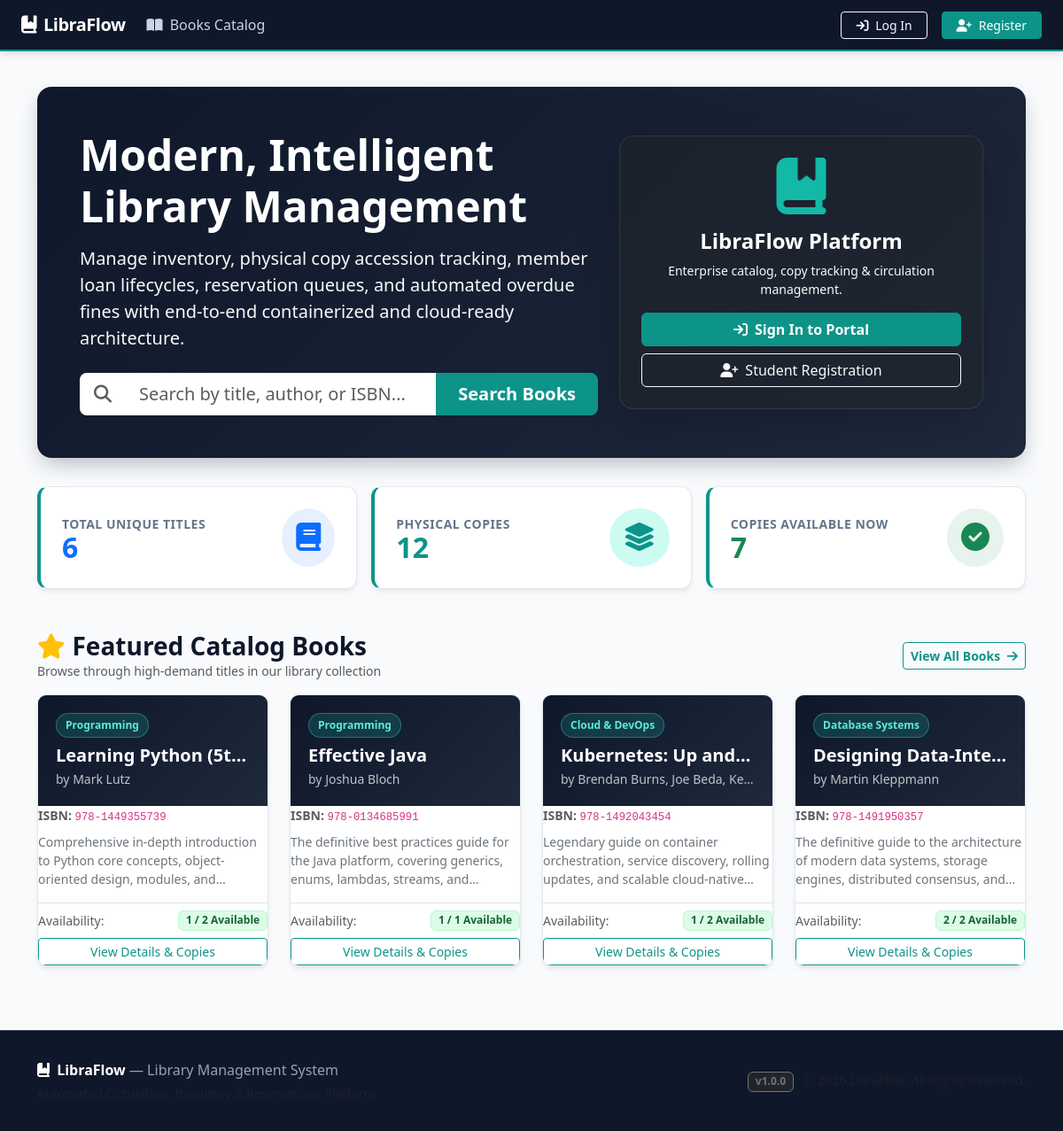
The page / on the database its author committed.
### tables this page shows
CREATE TABLE books (
    id INTEGER PRIMARY KEY AUTOINCREMENT,
    isbn TEXT UNIQUE NOT NULL,
    title TEXT NOT NULL,
    author TEXT NOT NULL,
    publisher TEXT NOT NULL,
    category TEXT NOT NULL,
    publication_year INTEGER NOT NULL,
    description TEXT,
    created_at TIMESTAMP DEFAULT CURRENT_TIMESTAMP
);

### app.py (the view)
    @app.route("/")
    def index():
        conn = get_db()
        total_books = conn.execute("SELECT COUNT(*) as count FROM books").fetchone()["count"]
        total_copies = conn.execute("SELECT COUNT(*) as count FROM book_copies").fetchone()["count"]
        available_copies = conn.execute("SELECT COUNT(*) as count FROM book_copies WHERE status = 'available'").fetchone()["count"]
        recent_books = conn.execute("""
            SELECT b.*,
                   (SELECT COUNT(*) FROM book_copies bc WHERE bc.book_id = b.id) as copy_count,
                   (SELECT COUNT(*) FROM book_copies bc WHERE bc.book_id = b.id AND bc.status = 'available') as avail_count
            FROM books b
            ORDER BY b.id DESC LIMIT 4
        """).fetchall()
        return render_template(
            "index.html",
            total_books=total_books,
            total_copies=total_copies,
            available_copies=available_copies,
            recent_books=recent_books
        )

### database/db.py (called while the page is built, shortened)
def get_db(db_path=None):
    if db_path is None:
        if has_app_context() and current_app.config.get("DATABASE_PATH"):
            db_path = current_app.config["DATABASE_PATH"]
        else:
            db_path = str(Path(__file__).resolve().parent / "libraflow.db")
    if has_app_context():
        if "_database" not in g:
            if db_path != ":memory:":
                Path(db_path).parent.mkdir(parents=True, exist_ok=True)
            conn = sqlite3.connect(db_path)
            conn.row_factory = sqlite3.Row
            conn.execute("PRAGMA foreign_keys = ON;")
            g._database = conn
        return g._database

### templates/index.html (shortened to what this page needs)
{% extends "base.html" %}
{% block content %}
<div class="container py-4">
  <div class="hero-banner p-4 p-md-5">
    <div class="row align-items-center">
      <div class="col-lg-7">
        <h1 class="display-5 fw-bold text-white mb-3">Modern, Intelligent Library Management</h1>
        <p class="lead text-light opacity-90 mb-4">
          Manage inventory, physical copy accession tracking, member loan lifecycles, reservation queues, and automated overdue fines with end-to-end containerized and cloud-ready architecture.
        </p>
        <form action="{{ url_for('books') }}" method="GET" class="d-flex gap-2">
          <div class="input-group input-group-lg shadow-sm">
            <span class="input-group-text bg-white border-0"><i class="fa-solid fa-magnifying-glass text-muted"></i></span>
            <input type="text" name="q" class="form-control border-0" placeholder="Search by title, author, or ISBN...">
            <button class="btn btn-primary px-4 fw-semibold" type="submit">Search Books</button>
          </div>
        </form>
      </div>
      <div class="col-lg-5 mt-4 mt-lg-0 text-center">
        <div class="p-4 rounded-4 bg-dark bg-opacity-50 border border-secondary border-opacity-25 shadow-lg">
          <i class="fa-solid fa-book-bookmark text-teal fa-4x mb-3" style="color: var(--lf-teal-light);"></i>
          <h4 class="text-white fw-bold">LibraFlow Platform</h4>
          <p class="text-light small mb-3">Enterprise catalog, copy tracking & circulation management.</p>
          {% if not current_user %}
            <div class="d-grid gap-2">
              <a href="{{ url_for('login') }}" class="btn btn-primary fw-semibold"><i class="fa-solid fa-arrow-right-to-bracket me-2"></i>Sign In to Portal</a>
              <a href="{{ url_for('register') }}" class="btn btn-outline-light"><i class="fa-solid fa-user-plus me-2"></i>Student Registration</a>
            </div>
          {% else %}
            <div class="alert alert-info py-2 mb-0">
              Logged in as <strong>{{ current_user.full_name }}</strong> ({{ current_user.role }})
            </div>
          {% endif %}
        </div>
      </div>
    </div>
  </div>
  <div class="row g-3 mb-5">
    <div class="col-md-4">
      <div class="stat-card">
        <div class="d-flex justify-content-between align-items-center">
          <div>
            <div class="stat-label">Total Unique Titles</div>
            <div class="stat-value text-primary">{{ total_books }}</div>
          </div>
          <div class="bg-primary bg-opacity-10 p-3 rounded-circle text-primary">
            <i class="fa-solid fa-book fa-2x"></i>
          </div>
        </div>
      </div>
    </div>
    <div class="col-md-4">
      <div class="stat-card">
        <div class="d-flex justify-content-between align-items-center">
          <div>
            <div class="stat-label">Physical Copies</div>
            <div class="stat-value text-teal" style="color: var(--lf-teal-primary);">{{ total_copies }}</div>
          </div>
          <div class="bg-teal bg-opacity-10 p-3 rounded-circle text-teal" style="background-color: var(--lf-teal-subtle); color: var(--lf-teal-primary);">
            <i class="fa-solid fa-layer-group fa-2x"></i>
          </div>
        </div>
      </div>
    </div>
    <div class="col-md-4">
      <div class="stat-card">
        <div class="d-flex justify-content-between align-items-center">
          <div>
            <div class="stat-label">Copies Available Now</div>
            <div class="stat-value text-success">{{ available_copies }}</div>
          </div>
          <div class="bg-success bg-opacity-10 p-3 rounded-circle text-success">
            <i class="fa-solid fa-circle-check fa-2x"></i>
          </div>
        </div>
      </div>
    </div>
  </div>
  <div class="d-flex justify-content-between align-items-center mb-3">
    <div>
      <h3 class="fw-bold mb-0 text-navy"><i class="fa-solid fa-star text-warning me-2"></i>Featured Catalog Books</h3>
      <p class="text-muted small mb-0">Browse through high-demand titles in our library collection</p>
    </div>
    <a href="{{ url_for('books') }}" class="btn btn-outline-primary btn-sm fw-semibold">
      View All Books <i class="fa-solid fa-arrow-right ms-1"></i>
    </a>
  </div>
  <div class="row g-4 mb-5">
    {% for book in recent_books %}
      <div class="col-md-6 col-lg-3">
        <div class="book-card h-100">
          <div class="book-card-header">
            <span class="category-pill">{{ book.category }}</span>
            <h5 class="card-title fw-bold text-white text-truncate mb-1" title="{{ book.title }}">{{ book.title }}</h5>
            <small class="text-light opacity-75 d-block text-truncate">by {{ book.author }}</small>
          </div>
          <div class="card-body d-flex flex-column justify-content-between">
            <div class="mb-3">
              <div class="small text-muted mb-2"><strong>ISBN:</strong> <code>{{ book.isbn }}</code></div>
              <p class="small text-secondary mb-0" style="display: -webkit-box; -webkit-line-clamp: 3; -webkit-box-orient: vertical; overflow: hidden;">
                {{ book.description or "No description provided." }}
              </p>
            </div>
            <div class="pt-2 border-top">
              <div class="d-flex justify-content-between align-items-center mb-2">
                <span class="small text-muted">Availability:</span>
                {% if book.avail_count > 0 %}
                  <span class="badge badge-status-available">{{ book.avail_count }} / {{ book.copy_count }} Available</span>
                {% else %}
                  <span class="badge badge-status-overdue">All Borrowed</span>
                {% endif %}
              </div>
              <a href="{{ url_for('book_detail', book_id=book.id) }}" class="btn btn-outline-primary btn-sm w-100">
                View Details & Copies
              </a>
            </div>
          </div>
        </div>
      </div>
    {% endfor %}
  </div>
</div>
{% endblock %}

### static/css/style.css (style rules this page uses)
:root { --lf-navy-dark: #0f172a; --lf-navy-surface: #1e293b; --lf-navy-border: #334155; --lf-teal-primary: #0d9488; --lf-teal-light: #14b8a6; --lf-teal-subtle: #ccfbf1; --lf-warm-cream: #fbfbfa; --lf-cream-accent: #fef3c7; --lf-text-dark: #0f172a; --lf-text-muted: #64748b; --lf-border-color: #e2e8f0; --lf-card-shadow: 0 4px 6px -1px rgba(0, 0, 0, 0.07), 0 2px 4px -2px rgba(0, 0, 0, 0.05); --lf-hover-shadow: 0 10px 15px -3px rgba(0, 0, 0, 0.1), 0 4px 6px -4px rgba(0, 0, 0, 0.05); }
body { font-family: 'Segoe UI', system-ui, -apple-system, sans-serif; background-color: #f8fafc; color: var(--lf-text-dark); min-height: 100vh; display: flex; flex-direction: column; }
.stat-card { background: #ffffff; border-radius: 12px; padding: 1.5rem; box-shadow: var(--lf-card-shadow); border: 1px solid var(--lf-border-color); border-left: 4px solid var(--lf-teal-primary); transition: transform 0.2s ease, box-shadow 0.2s ease; }
.stat-value { font-size: 2rem; font-weight: 700; line-height: 1; color: var(--lf-navy-dark); }
.stat-label { font-size: 0.875rem; color: var(--lf-text-muted); text-transform: uppercase; letter-spacing: 0.5px; font-weight: 600; }
.btn-primary { background-color: var(--lf-teal-primary); border-color: var(--lf-teal-primary); }
.btn-outline-primary { color: var(--lf-teal-primary); border-color: var(--lf-teal-primary); }
.book-card { background: #fff; border-radius: 10px; border: 1px solid var(--lf-border-color); overflow: hidden; box-shadow: var(--lf-card-shadow); transition: all 0.2s ease-in-out; display: flex; flex-direction: column; height: 100%; }
.book-card-header { background: linear-gradient(135deg, var(--lf-navy-dark) 0%, var(--lf-navy-surface) 100%); color: #fff; padding: 1.25rem; position: relative; }
.category-pill { font-size: 0.75rem; font-weight: 600; padding: 4px 10px; border-radius: 9999px; background-color: rgba(20, 184, 166, 0.2); color: #5eead4; border: 1px solid rgba(94, 234, 212, 0.3); display: inline-block; margin-bottom: 0.5rem; }
.badge-status-available { background-color: #dcfce7; color: #166534; font-weight: 600; border: 1px solid #bbf7d0; }
.hero-banner { background: linear-gradient(135deg, var(--lf-navy-dark) 0%, #1e293b 100%); color: #ffffff; padding: 4rem 1.5rem; border-radius: 16px; margin-bottom: 2rem; box-shadow: 0 10px 25px -5px rgba(15, 23, 42, 0.3); }

### rows shown on the page
books: category "Programming", title "Learning Python (5t…", author "Mark Lutz", isbn "978-1449355739", description "Comprehensive in-depth introduction to Python core concepts, object-oriented design, modules,…", avail_count "1", copy_count "2"
books: category "Programming", title "Effective Java", author "Joshua Bloch", isbn "978-0134685991", description "The definitive best practices guide for the Java platform, covering generics, enums, lambdas, streams,…", avail_count "1", copy_count "1"
books: category "Cloud & DevOps", title "Kubernetes: Up and…", author "Brendan Burns, Joe Beda, Ke…", isbn "978-1492043454", description "Legendary guide on container orchestration, service discovery, rolling updates, and scalable…", avail_count "1", copy_count "2"
books: category "Database Systems", title "Designing Data-Inte…", author "Martin Kleppmann", isbn "978-1491950357", description "The definitive guide to the architecture of modern data systems, storage engines, distributed consensus,…", avail_count "2", copy_count "2"

### other values the page prints
{{ total_books }} "6"
{{ total_copies }} "12"
{{ available_copies }} "7"
